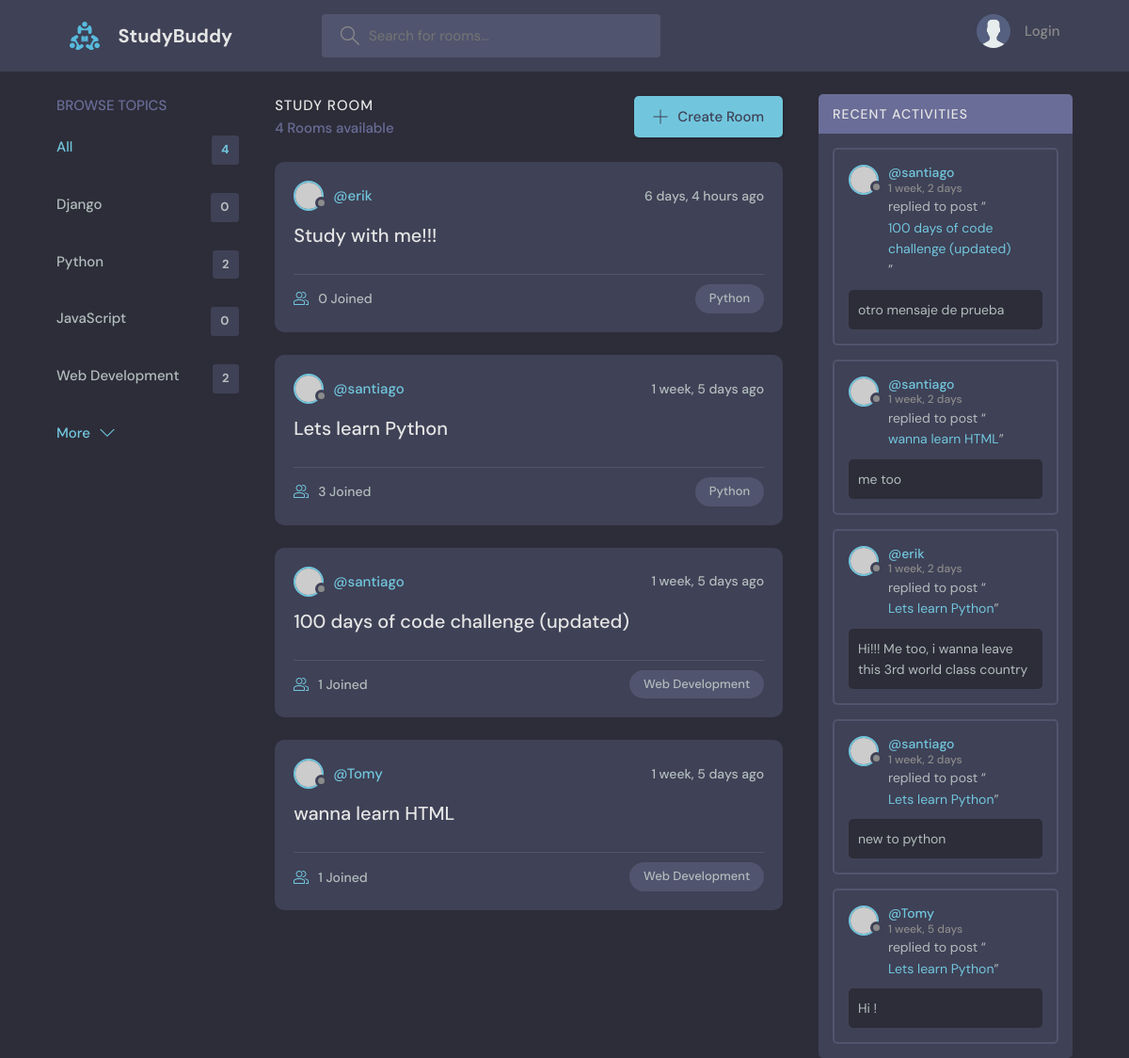
The app's page /, older data.
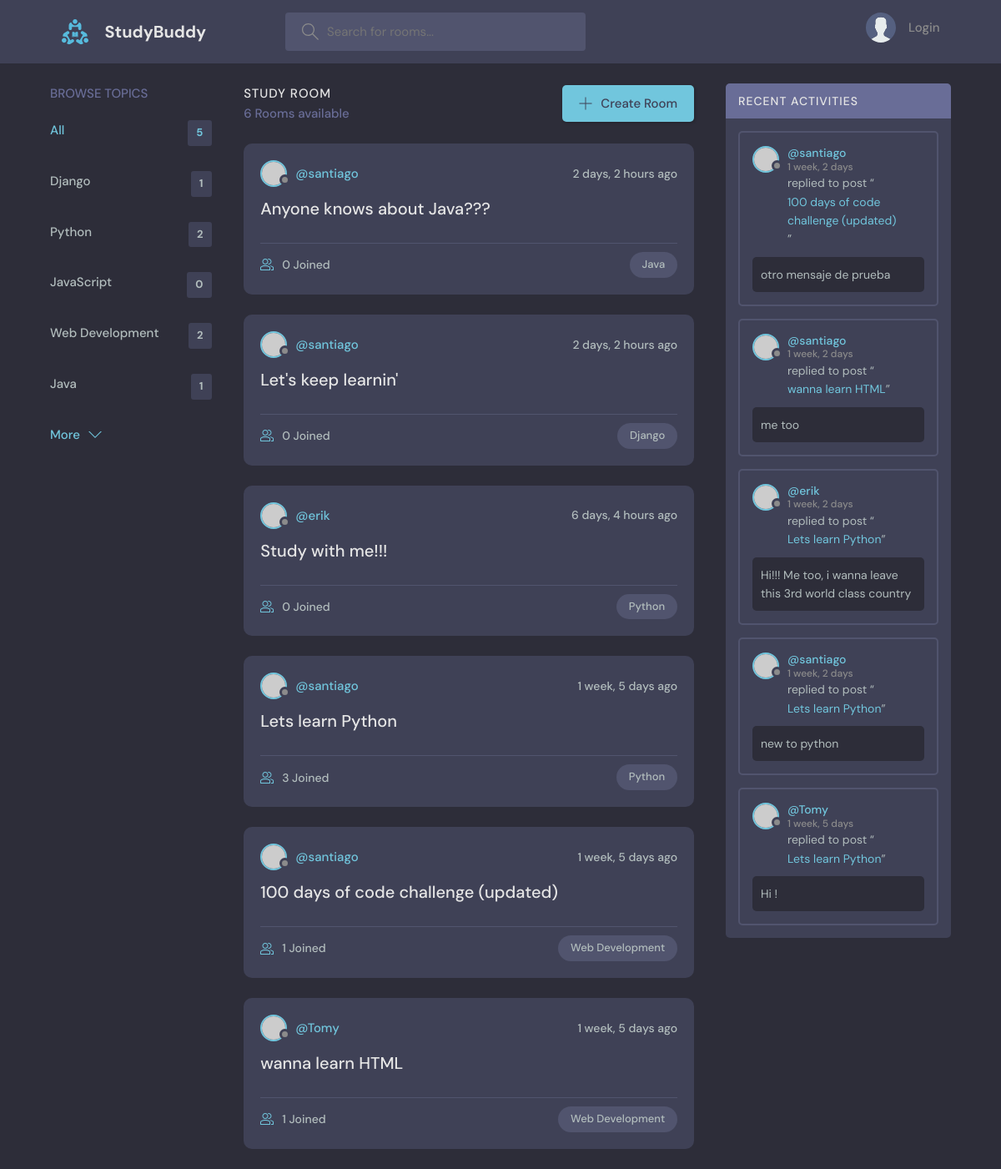
The same page, newer data.
### base/models.py (models this page shows, shortened)
class Topic(models.Model):
    name = models.CharField(max_length=200)

class Room(models.Model): #hijo de Topic
    host = models.ForeignKey(User, on_delete=models.SET_NULL, null=True)
    topic = models.ForeignKey(Topic, on_delete=models.SET_NULL, null=True)
    name = models.CharField(max_length=200,default='')
    description = models.TextField(null=True, blank=True)
    participants = models.ManyToManyField(User, related_name='participants',blank=True) #se usa related_name porque User ya esta usado en la linea host
    updated = models.DateTimeField(auto_now=True)
    created = models.DateTimeField(auto_now_add=True) # a diferencia de auto_now, cuando se guarda sólo queda la fecha de creacion
    class Meta: # esto es para darle orden a los posteos de create_room
        ordering = ['-updated','-created'] # el - es para reversed
    def __str__(self):
        return self.name

class Message(models.Model):
    user = models.ForeignKey(User, on_delete=models.CASCADE,)
    room = models.ForeignKey(Room, on_delete=models.CASCADE) # cuando borro la DB Room, tmb borra los models hijos (CASCADE)
    body = models.TextField()
    updated = models.DateTimeField(auto_now=True)
    created = models.DateTimeField(auto_now_add=True)
    class Meta: # esto es para darle orden a los posteos de create_room
        ordering = ['-updated','-created'] # el - es para reversed

### base/views.py (the view)
# urls.py: path('',views.home, name='home'),
def home(request):
    if request.GET.get('q') != None:    #otra forma: q = request.GET.get('q') if request.GET.get('q') != None else ''
        q = request.GET.get('q')
    else:
        q=''
    rooms = Room.objects.filter(
        Q(topic__name__icontains=q) |  # | es un or, & es un and, solo se puede usar asi
        Q(name__icontains=q) |
        Q(name__icontains=q)
    )
    topics = Topic.objects.all()
    room_count = rooms.count()
    room_messages = Message.objects.filter(Q(room__topic__name__icontains=q))
    context = {'rooms':rooms,'topics':topics,'room_count':room_count,'room_messages':room_messages}
    return render(request,'base/home.html',context)

### base/templates/base/home.html (shortened to what this page needs)
{% extends 'main.html' %}
{% block content %}
    <main class="layout layout--3">
      <div class="container">
        {% include 'base/topics_component.html' %}
        <div class="roomList">
          <div class="roomList__header">
            <div>
              <h2>Study Room</h2>
              <p>{{room_count}} Rooms available</p>
            </div>
            <a class="btn btn--main" href="{% url 'create-room' %}">
              <svg version="1.1" xmlns="http://www.w3.org/2000/svg" width="32" height="32" viewBox="0 0 32 32">
                <title>add</title>
                <path
                  d="M16.943 0.943h-1.885v14.115h-14.115v1.885h14.115v14.115h1.885v-14.115h14.115v-1.885h-14.115v-14.115z"
                ></path>
              </svg>
              Create Room
            </a>
          </div>
          {% include 'base/feed_component.html' %}
        </div>
        {% include 'base/activity_component.html' %}
      </div>
    </main>
{% endblock %}

### base/templates/base/topics_component.html
<div class="topics">
    <div class="topics__header">
      <h2>Browse Topics</h2>
    </div>
    <ul class="topics__list">
      <li>
        <a href="{% url 'home' %}" class="active">All <span>{{topics.count}}</span></a>
      </li>
      {% for topic in topics %}
      <li>
        <a href="{% url 'home' %}?q={{topic.name}}">{{topic.name}}<span>{{topic.room_set.all.count}}</span></a>
      </li>
      {% endfor %}
    </ul>
    <a class="btn btn--link" href="topics.html">
      More
      <svg version="1.1" xmlns="http://www.w3.org/2000/svg" width="32" height="32" viewBox="0 0 32 32">
        <title>chevron-down</title>
        <path d="M16 21l-13-13h-3l16 16 16-16h-3l-13 13z"></path>
      </svg>
    </a>
  </div>

### base/templates/base/feed_component.html (shortened to what this page needs)
<!DOCTYPE html>
<html lang="en">
<head>
</head>
<body>
{% for room in rooms %}
<div class="roomListRoom">
    <div class="roomListRoom__header">
      <a href="{% url 'user-profile' room.host.id %}" class="roomListRoom__author">
        <div class="avatar avatar--small">
          <img src="https://randomuser.me/api/portraits/women/11.jpg" />
        </div>
        <span>@{{room.host.username}}</span>
      </a>
      <div class="roomListRoom__actions">
        <span>{{room.created|timesince}} ago</span>
      </div>
    </div>
    <div class="roomListRoom__content">
      <a href="{% url 'room' room.id %}">{{room.name}}</a>
    </div>
    <div class="roomListRoom__meta">
      <a href="{% url 'room' room.id %}" class="roomListRoom__joined">
        {{room.participants.all.count}} Joined
      </a>
      <p class="roomListRoom__topic">{{room.topic.name}}</p>
    </div>
</div>
{% endfor %}
</body>
</html>

### base/templates/base/activity_component.html (shortened to what this page needs)
<!DOCTYPE html>
<html lang="en">
<head>
</head>
<div class="activities">
    <div class="activities__header">
      <h2>Recent Activities</h2>
    </div>
    {% for message in room_messages %}
    <div class="activities__box">
      <div class="activities__boxHeader roomListRoom__header">
        <a href="{% url 'user-profile' message.user.id %}" class="roomListRoom__author">
          <div class="avatar avatar--small">
            <img src="https://randomuser.me/api/portraits/women/11.jpg" />
          </div>
          <p>
            @{{message.user}}
            <span>{{message.created|timesince}}</span>
          </p>
        </a>
      </div>
      <div class="activities__boxContent">
        <p>replied to post “<a href="{% url 'room' message.room.id %}">{{message.room}}</a>”</p>
        <div class="activities__boxRoomContent">
          {{message.body}}
        </div>
      </div>
    </div>
    {% endfor %}
  </div>
</html>

Row changes from the older to the newer data that the page shows:
computed for Topic "Django": room_set.all.count "0" → "1"
added Topic: name "Java", room_set.all.count "1"
added Room: host.username "santiago", created "2 days, 2 hours", name "Anyone knows about Java???", participants.all.count "0", topic.name "Java"
added Room: host.username "santiago", created "2 days, 2 hours", name "Let's keep learnin'", participants.all.count "0", topic.name "Django"
Text that changed along with them:
{{ topics.count }}: "4" → "5"
{{ room_count }}: "4" → "6"
